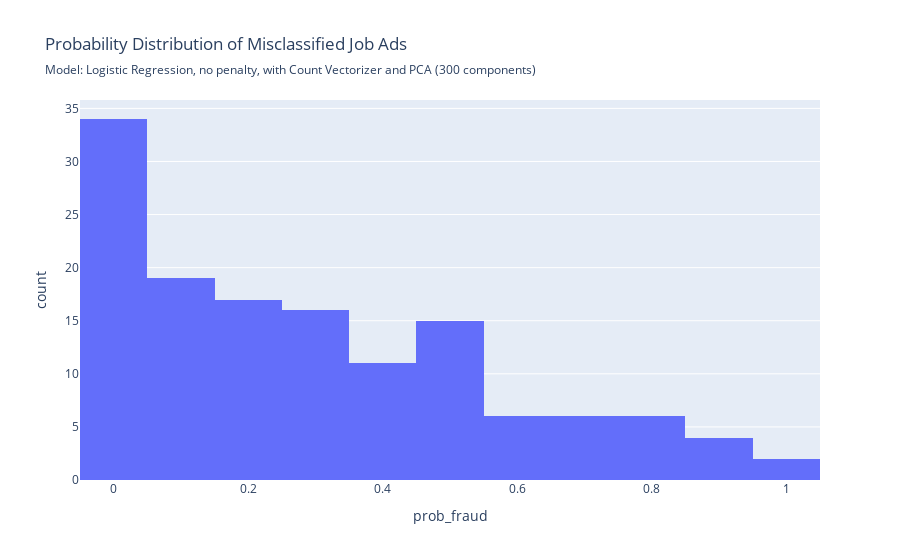

Source (notebook cell):
### Code cell
scores_log_cv_pca_300, res_log_cv_pca_300 = evaluate_model(
    model_log_pca_300, X_test, y_test, 
    fig_subtitle= 'Logistic Regression, no penalty, with Count Vectorizer and PCA (300 components)', 
    short_name='log_cv_pca_300', 
    save_figs=True,
    return_misclassified = False,
    return_all_results = True
)

### Figure 1 — Plotly figure (JSON) as saved in the notebook; plotly's stock layout.template omitted (floating-point values rounded to 4 significant figures; data arrays with more than 128 entries replaced by an {"elided": "..."} marker saying what was removed)
{"data": [{"bingroup": "x", "hovertemplate": "prob_fraud=%{x}<br>count=%{y}<extra></extra>", "legendgroup": "", "marker": {"color": "#636efa", "pattern": {"shape": ""}}, "name": "", "orientation": "v", "showlegend": false, "type": "histogram", "x": {"elided": "136 float values"}, "xaxis": "x", "yaxis": "y"}], "layout": {"barmode": "relative", "legend": {"tracegroupgap": 0}, "title": {"subtitle": {"text": "Model: Logistic Regression, no penalty, with Count Vectorizer and PCA (300 components)"}, "text": "Probability Distribution of Misclassified Job Ads"}, "xaxis": {"anchor": "y", "domain": [0, 1], "title": {"text": "prob_fraud"}}, "yaxis": {"anchor": "x", "domain": [0, 1], "title": {"text": "count"}}}}
